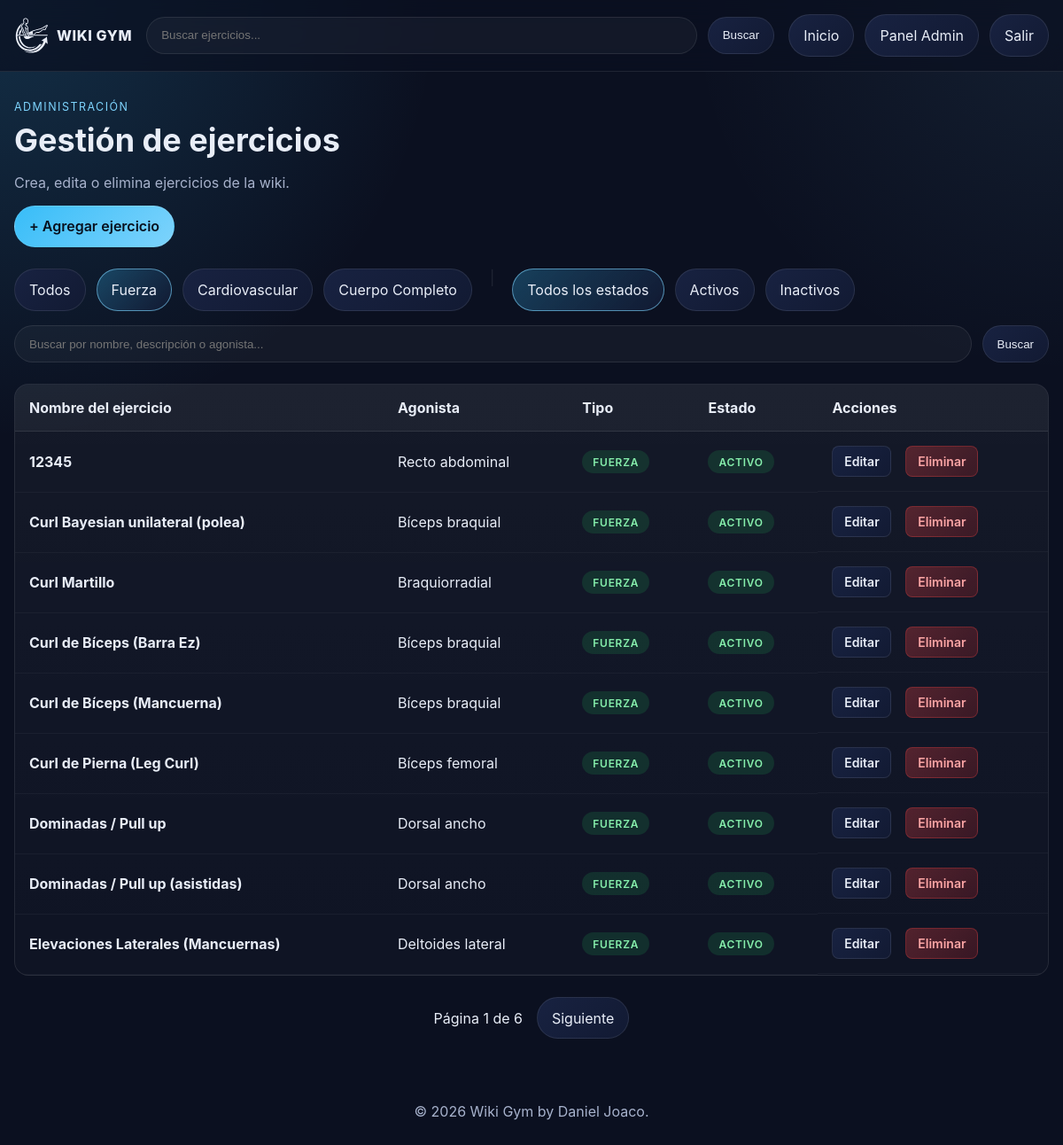
Screenshot of /panel/?type=STRENGTH (signed in) with the database file from the repository.
### exercises/models.py (models this page shows, shortened)
class Exercise(models.Model):
    EXERCISE_TYPE_STRENGTH = "STRENGTH"
    EXERCISE_TYPE_CARDIO = "CARDIO"
    EXERCISE_TYPE_FULL_BODY = "FULL_BODY"
    EXERCISE_TYPE_CHOICES = [
        (EXERCISE_TYPE_STRENGTH, "Fuerza"),
        (EXERCISE_TYPE_CARDIO, "Cardiovascular"),
        (EXERCISE_TYPE_FULL_BODY, "Cuerpo Completo"),
    ]
    name = models.CharField(max_length=150, unique=True)
    description = models.TextField(blank=True)
    agonist = models.ForeignKey(
        Agonist,
        on_delete=models.PROTECT,
        related_name="exercises",
    )
    image = models.ImageField(upload_to="exercise_images/%Y/%m/", blank=True, null=True)
    exercise_type = models.CharField(
        max_length=20,
        choices=EXERCISE_TYPE_CHOICES,
        default=EXERCISE_TYPE_STRENGTH,
    )
    tracks_weight = models.BooleanField(default=True)
    is_active = models.BooleanField(default=True)
    created_by = models.ForeignKey(
        settings.AUTH_USER_MODEL,
        on_delete=models.SET_NULL,
        null=True,
        blank=True,
        related_name="wiki_exercises_created",
    )
    created_at = models.DateTimeField(auto_now_add=True)
    updated_at = models.DateTimeField(auto_now=True)
    class Meta:
        ordering = ["name"]

class Agonist(models.Model):
    muscle_group = models.ForeignKey(
        MuscleGroup,
        on_delete=models.CASCADE,
        related_name="agonists",
    )
    name = models.CharField(max_length=100)
    class Meta:
        ordering = ["name"]
        constraints = [
            models.UniqueConstraint(
                fields=["muscle_group", "name"],
                name="unique_agonist_per_group",
            )
        ]

### exercises/views.py (the view, shortened to what this page needs)
# urls.py: path('panel/', views.panel_list, name='panel_list'),
@login_required(login_url='login')
def panel_list(request):
	exercises = _exercise_queryset().all()
	search_query = request.GET.get('q', '').strip()
	selected_type = request.GET.get('type', '').strip()
	status_filter = request.GET.get('status', '').strip()
	if selected_type in dict(Exercise.EXERCISE_TYPE_CHOICES):
		exercises = exercises.filter(exercise_type=selected_type)
	if status_filter == 'active':
		exercises = exercises.filter(is_active=True)
	elif status_filter == 'inactive':
		exercises = exercises.filter(is_active=False)
	exercises = exercises.order_by('name')
	paginator = Paginator(exercises, PAGE_SIZE)
	page_obj = paginator.get_page(request.GET.get('page'))
	page_query_string = _build_query_string({
		'q': search_query,
		'type': selected_type,
		'status': status_filter,
	})
	context = {
		'page_obj': page_obj,
		'exercises': page_obj,
		'search_query': search_query,
		'selected_type': selected_type,
		'selected_type_label': dict(Exercise.EXERCISE_TYPE_CHOICES).get(selected_type, ''),
		'type_filters': Exercise.EXERCISE_TYPE_CHOICES,
		'status_filter': status_filter,
		'total_exercises': exercises.count(),
		'page_query_string': page_query_string,
	}
	return render(request, 'panel/panel.html', context)

### exercises/views.py (called while the page is built)
def _build_query_string(params):
	clean_params = {key: value for key, value in params.items() if value}
	return urlencode(clean_params)

def _exercise_queryset():
	return Exercise.objects.select_related('agonist__muscle_group__pattern').annotate(
		pattern_name=F('agonist__muscle_group__pattern__name'),
		muscle_group_name=F('agonist__muscle_group__name'),
	)

### templates/panel/panel.html (shortened to what this page needs)
{% extends 'base.html' %}
{% load static %}
{% block extra_css %}<link rel="stylesheet" href="{% static 'css/panel/panel.css' %}">{% endblock %}
{% block content %}
<section class="panel-header">
    <div>
        <p class="eyebrow">Administración</p>
        <h1>Gestión de ejercicios</h1>
        <p class="hero-copy">Crea, edita o elimina ejercicios de la wiki.</p>
    </div>
</section>
<div class="panel-actions">
    <a href="{% url 'exercise_create' %}?next={{ request.get_full_path|urlencode }}" class="btn-primary">+ Agregar ejercicio</a>
</div>
<section class="filter-bar">
    <a class="filter-link {% if not selected_type %}active{% endif %}" href="{% url 'panel_list' %}">Todos</a>
    {% for value, label in type_filters %}
        <a class="filter-link {% if selected_type == value %}active{% endif %}" href="{% url 'panel_list' %}?type={{ value }}">
            {{ label }}
        </a>
    {% endfor %}
    <span class="separator">|</span>
    <a class="filter-link {% if not status_filter %}active{% endif %}" href="{% url 'panel_list' %}">Todos los estados</a>
    <a class="filter-link {% if status_filter == 'active' %}active{% endif %}" href="{% url 'panel_list' %}?status=active">Activos</a>
    <a class="filter-link {% if status_filter == 'inactive' %}active{% endif %}" href="{% url 'panel_list' %}?status=inactive">Inactivos</a>
</section>
<form class="search-form-panel" action="{% url 'panel_list' %}" method="get">
    <input
        type="search"
        name="q"
        placeholder="Buscar por nombre, descripción o agonista..."
        value="{{ search_query|default:'' }}"
        aria-label="Buscar ejercicios"
    >
    <button type="submit">Buscar</button>
</form>
{% if total_exercises > 0 %}
    <div class="table-responsive">
        <table class="exercises-table">
            <thead>
                <tr>
                    <th>Nombre del ejercicio</th>
                    <th>Agonista</th>
                    <th>Tipo</th>
                    <th>Estado</th>
                    <th>Acciones</th>
                </tr>
            </thead>
            <tbody>
                {% for exercise in exercises %}
                    <tr>
                        <td>
                            <strong>{{ exercise.name }}</strong>
                        </td>
                        <td>{{ exercise.agonist.name }}</td>
                        <td>
                            <span class="badge badge-{{ exercise.exercise_type|lower }}">
                                {{ exercise.get_exercise_type_display }}
                            </span>
                        </td>
                        <td>
                            <span class="badge {% if exercise.is_active %}badge-active{% else %}badge-inactive{% endif %}">
                                {% if exercise.is_active %}Activo{% else %}Inactivo{% endif %}
                            </span>
                        </td>
                        <td class="actions">
                            <a href="{% url 'exercise_edit' exercise.id %}?next={{ request.get_full_path|urlencode }}" class="btn-small btn-edit">Editar</a>
                            <a href="{% url 'exercise_delete' exercise.id %}?next={{ request.get_full_path|urlencode }}" class="btn-small btn-delete">Eliminar</a>
                        </td>
                    </tr>
                {% endfor %}
            </tbody>
        </table>
    </div>
    <nav class="pagination" aria-label="Paginación">
        <span>Página {{ page_obj.number }} de {{ page_obj.paginator.num_pages }}</span>
        {% if page_obj.has_next %}
            <a href="?{% if page_query_string %}{{ page_query_string }}&{% endif %}page={{ page_obj.next_page_number }}">Siguiente</a>
        {% endif %}
    </nav>
{% else %}
    <section class="empty-state">
        <h2>No hay ejercicios</h2>
        <p><a href="{% url 'exercise_create' %}?next={{ request.get_full_path|urlencode }}">Crea el primer ejercicio</a> para empezar a llenar la wiki.</p>
    </section>
{% endif %}
{% endblock %}

### static/css/base.css (style rules this page uses)
:root { --bg: #0b1020; --panel: #121a33; --panel-soft: #182241; --text: #e8edf7; --muted: #a7b2cc; --accent: #7dd3fc; --accent-strong: #38bdf8; --border: rgba(255, 255, 255, 0.09); --shadow: 0 20px 60px rgba(0, 0, 0, 0.28); }
* { box-sizing: border-box; }
body { margin: 0; font-family: Inter, system-ui, -apple-system, BlinkMacSystemFont, "Segoe UI", sans-serif; background: radial-gradient(circle at top left, rgba(56, 189, 248, 0.18), transparent 28%), radial-gradient(circle at top right, rgba(125, 211, 252, 0.08), transparent 24%), var(--bg); color: var(--text); }
a { color: inherit; text-decoration: none; }
.search-form button, .details-button, .filter-link, .nav-actions a, .pagination a { border: 1px solid var(--border); background: linear-gradient(135deg, var(--panel-soft), var(--panel)); color: var(--text); border-radius: 999px; padding: 0.8rem 1rem; display: inline-flex; align-items: center; justify-content: center; transition: transform 0.2s ease, border-color 0.2s ease, background 0.2s ease; }
.eyebrow { margin: 0 0 0.5rem; color: var(--accent); text-transform: uppercase; letter-spacing: 0.12em; font-size: 0.78rem; }
.hero-copy, .results-meta, .exercise-meta, .empty-state p, .detail-list, .detail-description p { color: var(--muted); }
.filter-bar { display: flex; gap: 0.75rem; flex-wrap: wrap; margin: 1.25rem 0 1rem; }
.filter-link.active { border-color: rgba(125, 211, 252, 0.6); background: linear-gradient(135deg, rgba(56, 189, 248, 0.28), rgba(18, 26, 51, 0.95)); }
.pagination { display: flex; align-items: center; justify-content: center; gap: 1rem; margin-top: 1.5rem; flex-wrap: wrap; }
.separator { color: var(--border); margin: 0 0.5rem; }
.btn-primary, .btn-secondary, .btn-danger, .btn-small { display: inline-flex; align-items: center; justify-content: center; border: 1px solid var(--border); border-radius: 999px; padding: 0.8rem 1rem; cursor: pointer; text-decoration: none; transition: transform 0.2s ease, border-color 0.2s ease, background 0.2s ease; font-weight: 600; }
.btn-primary { background: linear-gradient(135deg, var(--accent-strong), var(--accent)); color: #08101e; }
.btn-small { padding: 0.5rem 0.8rem; font-size: 0.875rem; background: linear-gradient(135deg, var(--panel-soft), var(--panel)); color: var(--text); border-radius: 8px; }
.btn-edit { margin-right: 0.5rem; }
.btn-delete { background: linear-gradient(135deg, rgba(239, 68, 68, 0.3), rgba(220, 38, 38, 0.2)); color: #fca5a5; border-color: rgba(239, 68, 68, 0.3); }
.panel-actions { margin-bottom: 1.5rem; }
.panel-header h1, .form-header h1 { margin: 0; font-size: clamp(1.8rem, 3vw, 2.8rem); }
.search-form-panel { display: flex; gap: 0.75rem; margin-bottom: 1.5rem; }
.search-form-panel input { flex: 1; border: 1px solid var(--border); background: rgba(255, 255, 255, 0.04); color: var(--text); border-radius: 999px; padding: 0.8rem 1rem; outline: none; }
.search-form-panel button { border: 1px solid var(--border); background: linear-gradient(135deg, var(--panel-soft), var(--panel)); color: var(--text); border-radius: 999px; padding: 0.8rem 1rem; cursor: pointer; }
.table-responsive { overflow-x: auto; border: 1px solid var(--border); border-radius: 16px; background: linear-gradient(180deg, rgba(255, 255, 255, 0.04), rgba(255, 255, 255, 0.02)); margin-bottom: 1.5rem; }
.exercises-table { width: 100%; border-collapse: collapse; }
.exercises-table thead { background: rgba(255, 255, 255, 0.04); border-bottom: 1px solid var(--border); }
.exercises-table th { padding: 1rem; text-align: left; font-weight: 700; color: var(--text); }
.exercises-table td { padding: 1rem; border-bottom: 1px solid rgba(255, 255, 255, 0.04); color: var(--text); }
.exercises-table .actions { display: flex; gap: 0.5rem; }
.badge { display: inline-flex; align-items: center; justify-content: center; padding: 0.35rem 0.75rem; border-radius: 999px; font-size: 0.75rem; font-weight: 600; text-transform: uppercase; letter-spacing: 0.06em; }
.badge-strength { background: rgba(34, 197, 94, 0.15); color: #86efac; }
.badge-active { background: rgba(34, 197, 94, 0.15); color: #86efac; }

### rows the page displays
Exercise: name "12345", agonist.name "Recto abdominal", exercise_type "FUERZA", is_active "ACTIVO"
Exercise: name "Curl Bayesian unilateral (polea)", agonist.name "Bíceps braquial", exercise_type "FUERZA", is_active "ACTIVO"
Exercise: name "Curl Martillo", agonist.name "Braquiorradial", exercise_type "FUERZA", is_active "ACTIVO"
Exercise: name "Curl de Bíceps (Barra Ez)", agonist.name "Bíceps braquial", exercise_type "FUERZA", is_active "ACTIVO"
Exercise: name "Curl de Bíceps (Mancuerna)", agonist.name "Bíceps braquial", exercise_type "FUERZA", is_active "ACTIVO"
Exercise: name "Curl de Pierna (Leg Curl)", agonist.name "Bíceps femoral", exercise_type "FUERZA", is_active "ACTIVO"
Exercise: name "Dominadas / Pull up", agonist.name "Dorsal ancho", exercise_type "FUERZA", is_active "ACTIVO"
Exercise: name "Dominadas / Pull up (asistidas)", agonist.name "Dorsal ancho", exercise_type "FUERZA", is_active "ACTIVO"
Exercise: name "Elevaciones Laterales (Mancuernas)", agonist.name "Deltoides lateral", exercise_type "FUERZA", is_active "ACTIVO"

### other values shown
{{ label }} "Fuerza" "Cardiovascular" "Cuerpo Completo"
{{ page_obj.number }} "1"
{{ page_obj.paginator.num_pages }} "6"
